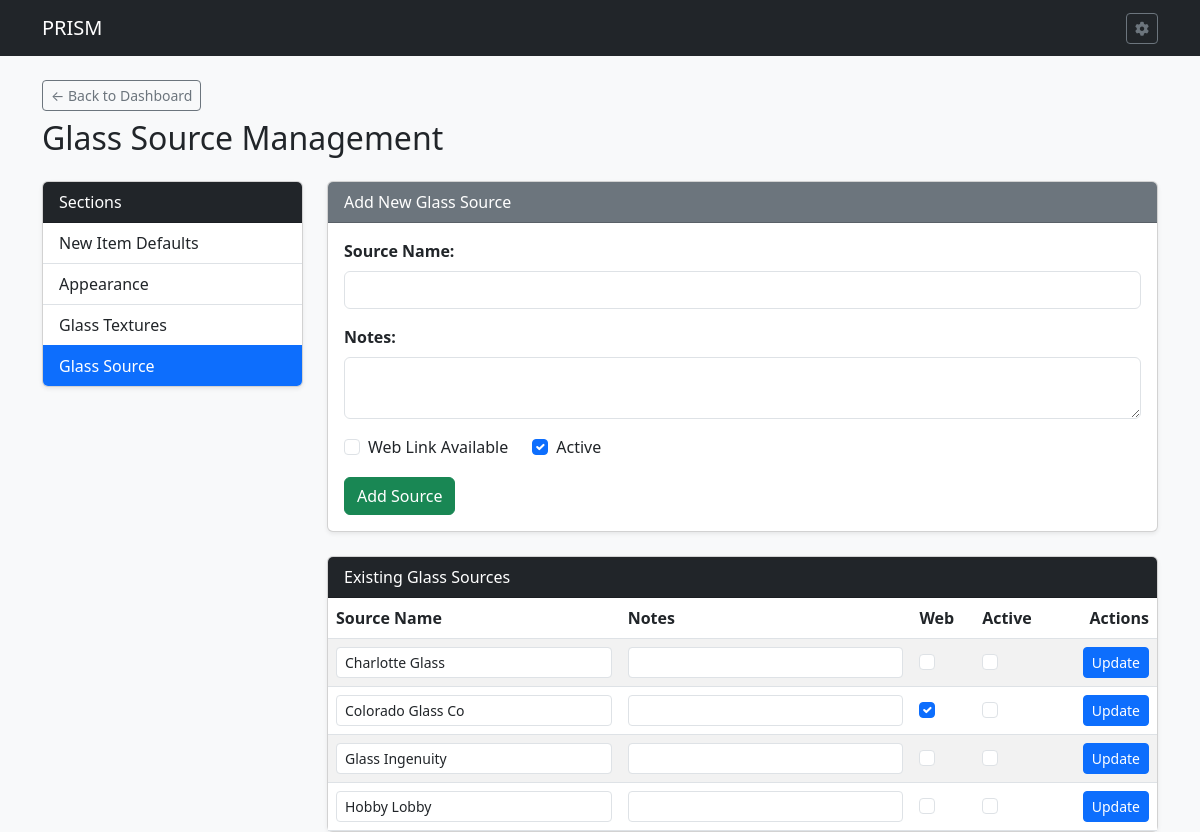
Page /settings/sources on the committed database.
### tables this page shows
CREATE TABLE GSL (

    GLSOURCE TEXT PRIMARY KEY,			--Glass Source Name
    SRCWEB INTEGER,				--Web link URL
    GLSLOGO TEXT,				--Source Logo
    GLSNOTE TEXT,				--Notes about source
    ISACTIVE INTEGER				--Is Active Bool

);

### routes/settings_routes.py (the view, shortened to what this page needs)
@settings_bp.route('/settings/sources', methods=['GET', 'POST'])
def settings_sources():
    db = get_db()
    sources = db.execute("SELECT * FROM GSL ORDER BY GLSOURCE ASC").fetchall()
    return render_template('settings/sources.html', sources=sources)

### templates/settings/sources.html (shortened to what this page needs)
{% extends 'base.html' %}
{% block content %}
<div class="d-flex justify-content-between align-items-center mb-3">
    <div>
        <a href="{{ url_for('index') }}" class="btn btn-outline-secondary btn-sm mb-2">&larr; Back to Dashboard</a>
        <h2>Glass Source Management</h2>
    </div>
</div>
<div class="row">
    <div class="col-md-3">
        {% include 'settings/_sideboard.html' %}
    </div>
    <div class="col-md-9">
        <div class="card shadow-sm mb-4">
            <div class="card-header bg-secondary text-white">Add New Glass Source</div>
            <div class="card-body">
                <form method="POST">
                    <div class="mb-3">
                        <label for="GLSOURCE" class="form-label fw-bold">Source Name:</label>
                        <input type="text" id="GLSOURCE" name="GLSOURCE" class="form-control" required>
                    </div>
                    <div class="mb-3">
                        <label for="GLSNOTE" class="form-label fw-bold">Notes:</label>
                        <textarea id="GLSNOTE" name="GLSNOTE" class="form-control" rows="2"></textarea>
                    </div>
                    <div class="row mb-3">
                        <div class="col-auto">
                            <div class="form-check">
                                <input class="form-check-input" type="checkbox" id="SRCWEB" name="SRCWEB">
                                <label class="form-check-label" for="SRCWEB">Web Link Available</label>
                            </div>
                        </div>
                        <div class="col-auto">
                            <div class="form-check">
                                <input class="form-check-input" type="checkbox" id="ISACTIVE" name="ISACTIVE" checked>
                                <label class="form-check-label" for="ISACTIVE">Active</label>
                            </div>
                        </div>
                    </div>
                    <button type="submit" class="btn btn-success">Add Source</button>
                </form>
            </div>
        </div>
        <div class="card shadow-sm">
            <div class="card-header bg-dark text-white">Existing Glass Sources</div>
            <div class="card-body p-0">
                <table class="table table-striped mb-0 align-middle">
                    <thead>
                        <tr>
                            <th>Source Name</th>
                            <th>Notes</th>
                            <th>Web</th>
                            <th>Active</th>
                            <th class="text-end">Actions</th>
                        </tr>
                    </thead>
                    <tbody>
                        {% for src in sources %}
                        <tr>
                            <form method="POST">
                                <td>
                                    <input type="text" name="GLSOURCE" value="{{ src.GLSOURCE }}" class="form-control form-control-sm" required>
                                </td>
                                <td>
                                    <input type="text" name="GLSNOTE" value="{{ src.GLSNOTE or '' }}" class="form-control form-control-sm">
                                </td>
                                <td>
                                    <div class="form-check">
                                        <input class="form-check-input" type="checkbox" name="SRCWEB" {% if src.SRCWEB == 1 %}checked{% endif %}>
                                    </div>
                                </td>
                                <td>
                                    <div class="form-check">
                                        <input class="form-check-input" type="checkbox" name="ISACTIVE" {% if src.ISACTIVE == 1 %}checked{% endif %}>
                                    </div>
                                </td>
                                <td class="text-end">
                                    <button type="submit" class="btn btn-primary btn-sm">Update</button>
                                </td>
                            </form>
                        </tr>
                        {% endfor %}
                    </tbody>
                </table>
            </div>
        </div>
    </div>
</div>
{% endblock %}

### rows in the picture
GSL: GLSOURCE "Charlotte Glass"
GSL: GLSOURCE "Colorado Glass Co", SRCWEB "☑"
GSL: GLSOURCE "Glass Ingenuity"
GSL: GLSOURCE "Hobby Lobby"
